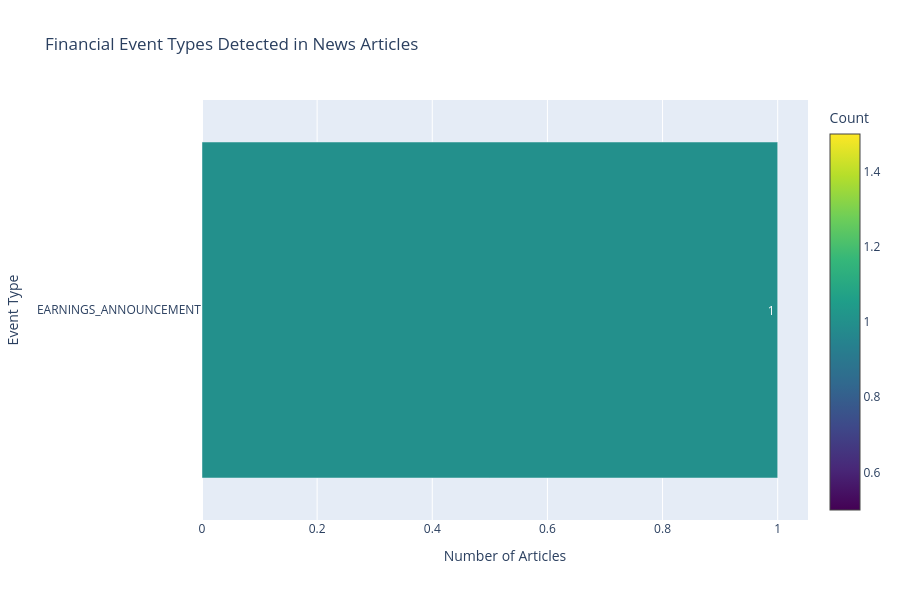
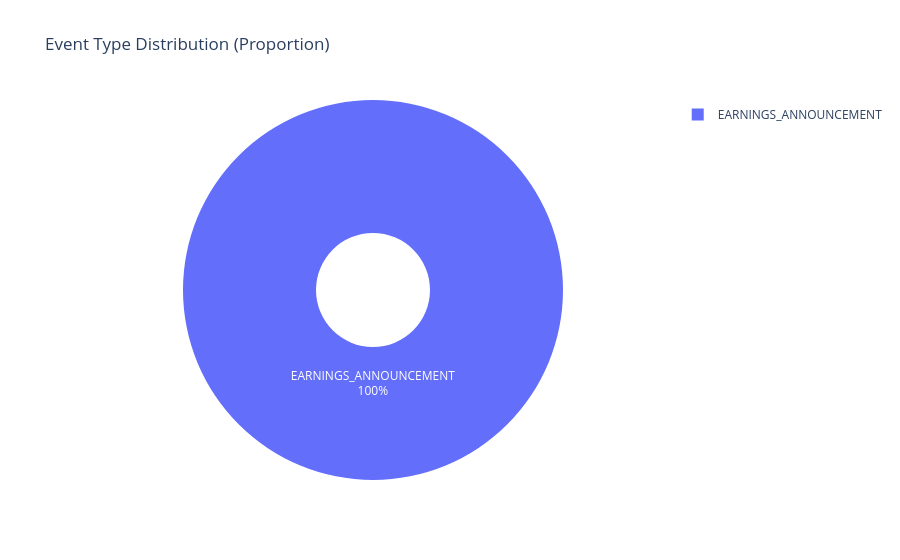

Notebook code for these charts, in order:
### Markdown cell above
## 6. Visualize Event Distribution

### Code cell
# Bar chart of event distribution
fig = go.Figure(data=[
    go.Bar(
        y=event_dist_df['event'][::-1],
        x=event_dist_df['count'][::-1],
        orientation='h',
        marker=dict(
            color=event_dist_df['count'][::-1],
            colorscale='Viridis',
            showscale=True,
            colorbar=dict(title="Count")
        ),
        text=event_dist_df['count'][::-1],
        textposition='auto',
    )
])

fig.update_layout(
    title="Financial Event Types Detected in News Articles",
    xaxis_title="Number of Articles",
    yaxis_title="Event Type",
    height=600,
    showlegend=False
)

fig.write_html(VIZ_DIR / 'event_distribution.html')
fig.show()

# Pie chart
fig2 = px.pie(
    event_dist_df,
    values='count',
    names='event',
    title='Event Type Distribution (Proportion)',
    hole=0.3
)

fig2.update_traces(textposition='inside', textinfo='percent+label')
fig2.write_html(VIZ_DIR / 'event_distribution_pie.html')
fig2.show()

print(" Visualizations saved")

### Figure 1 — Plotly figure (JSON) as saved in the notebook; plotly's stock layout.template omitted (floating-point values rounded to 4 significant figures)
{"data": [{"marker": {"color": [1], "colorbar": {"title": {"text": "Count"}}, "colorscale": [[0, "#440154"], [0.1111, "#482878"], [0.2222, "#3e4989"], [0.3333, "#31688e"], [0.4444, "#26828e"], [0.5556, "#1f9e89"], [0.6667, "#35b779"], [0.7778, "#6ece58"], [0.8889, "#b5de2b"], [1, "#fde725"]], "showscale": true}, "orientation": "h", "text": [1], "textposition": "auto", "type": "bar", "x": [1], "y": ["EARNINGS_ANNOUNCEMENT"]}], "layout": {"height": 600, "showlegend": false, "title": {"text": "Financial Event Types Detected in News Articles"}, "xaxis": {"title": {"text": "Number of Articles"}}, "yaxis": {"title": {"text": "Event Type"}}}}

### Figure 2 — Plotly figure (JSON) as saved in the notebook; plotly's stock layout.template omitted (floating-point values rounded to 4 significant figures)
{"data": [{"domain": {"x": [0, 1], "y": [0, 1]}, "hole": 0.3, "hovertemplate": "event=%{label}<br>count=%{value}<extra></extra>", "labels": ["EARNINGS_ANNOUNCEMENT"], "legendgroup": "", "name": "", "showlegend": true, "textinfo": "percent+label", "textposition": "inside", "type": "pie", "values": [1]}], "layout": {"legend": {"tracegroupgap": 0}, "title": {"text": "Event Type Distribution (Proportion)"}}}
